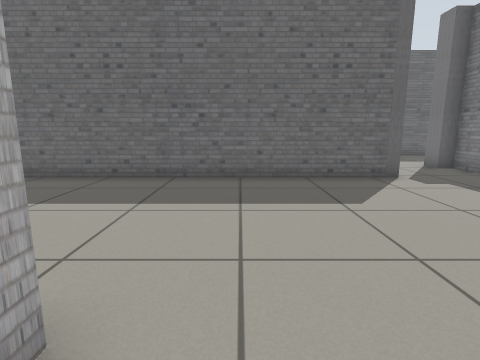
view 1 (above)

16 first-person views from a walk through a robot-simulator world made for Gazebo. The camera is 0.72 m above the floor, tilts 10° down and sees 80° across. The floor is counted in squares, 0.5 m on a side. Each view is taken from the middle of a square. On the plan, view 1 faces up. The plan holds only what a view shows up to about 14 squares ahead; the rest is blank. The place goes on beyond the plan.

view 2
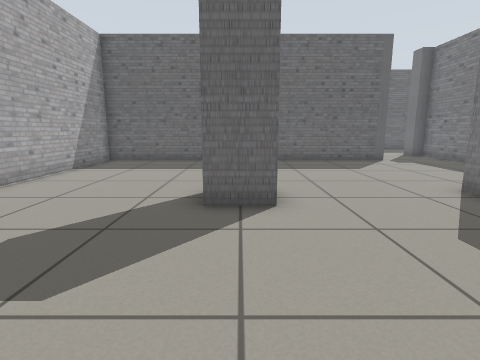

view 3
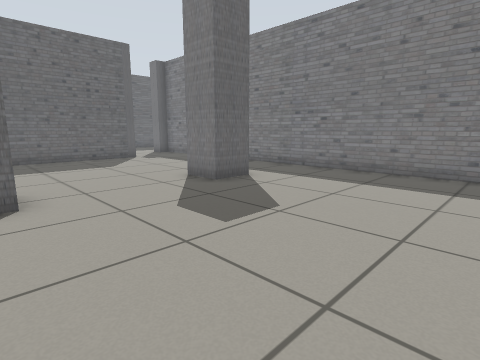

view 4
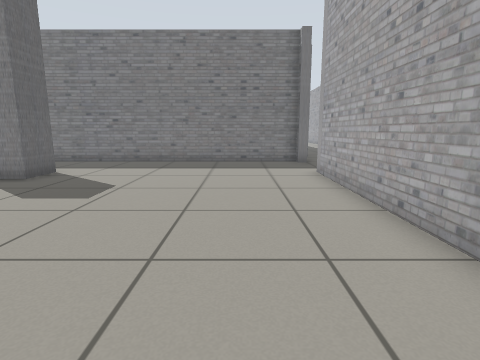

view 5
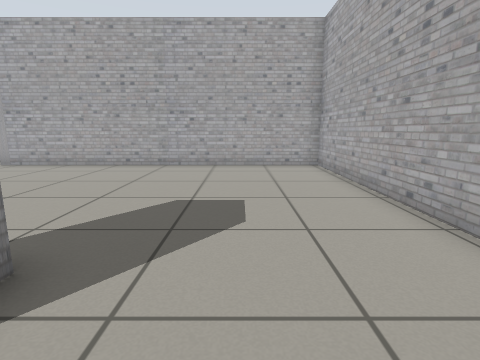

view 6
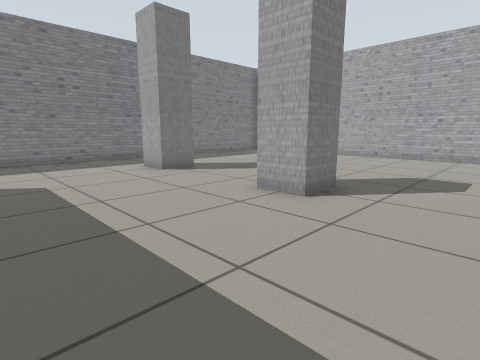

view 7
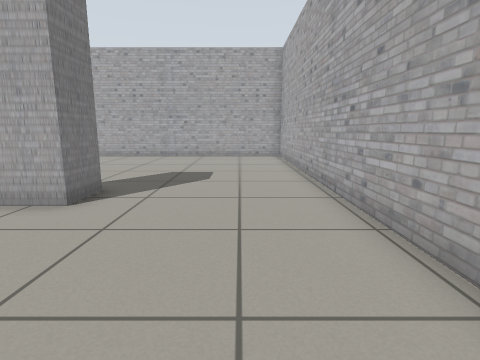

view 8
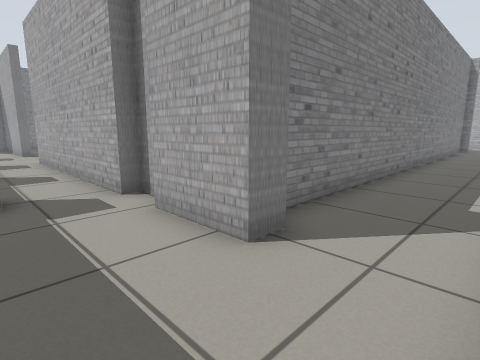

view 9
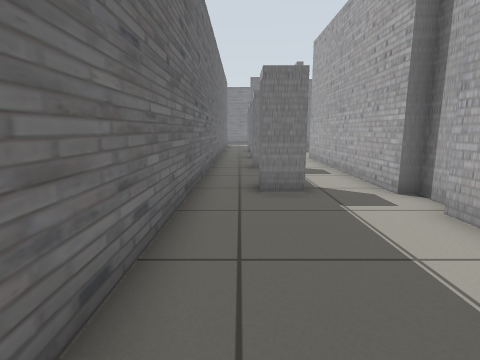

view 10
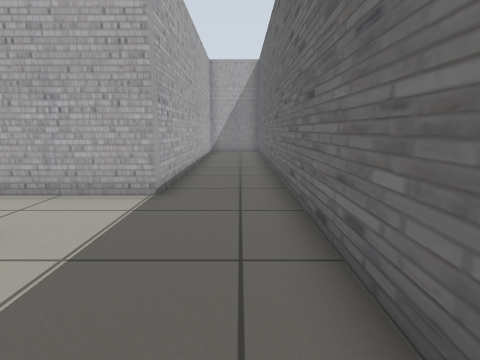

view 11
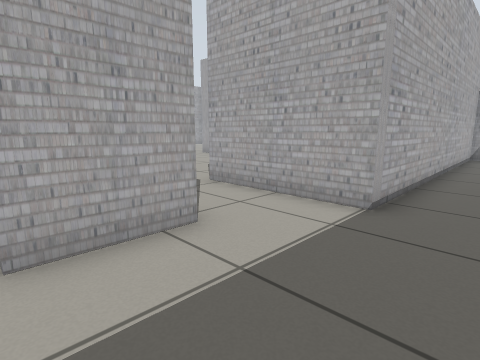

view 12
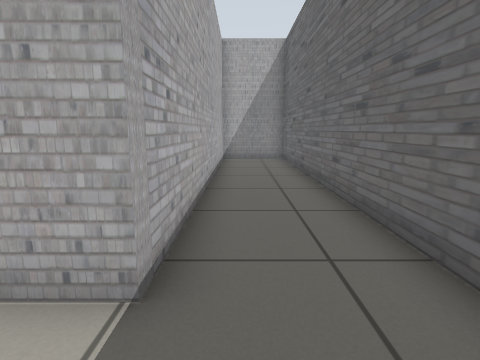

view 13
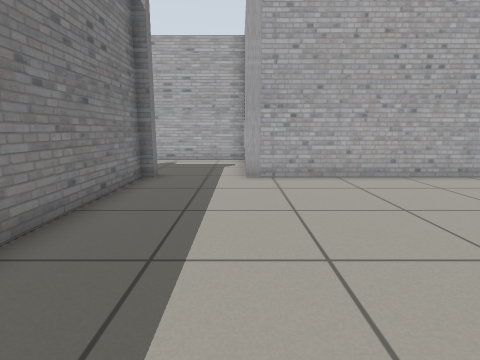

view 14
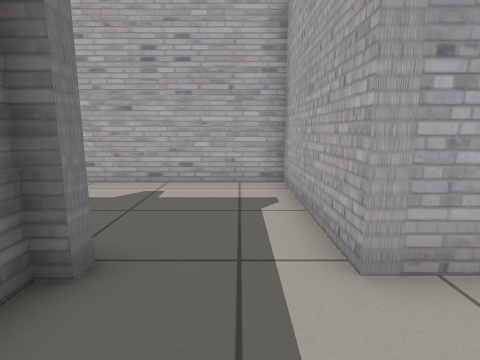

view 15
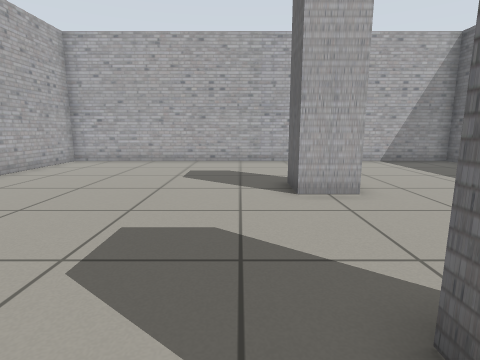

view 16
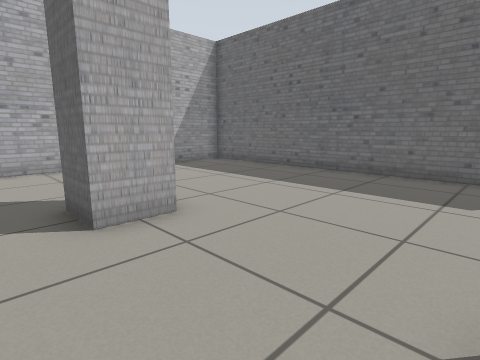

### Floor plan
Key: @ floor where view 1 was taken; # wall or solid block; . floor; P grey post.
Columns run from 8 left of view 1 to 17 right of it. Each row starts with its distance up from view 1.
 16  #########################
 15  #........................
 14  #..................PP..PP
 13  #############......P...P.
 12              #............
 11              #.PP# PP#####
 10              #..#
  9 ##############..#
  8 #...............#
  7 #...............#
  6 #...............#
  5 #...............#
  4 #...............#
  3 #...............#
  2 #.....P.....P...#
  1 #....P P...P P..#
  0 #.....P.@...P...#
 -1 #...............#
 -2 #...............#
 -3 #...............#
 -4 #...............#
 -5 #...............#
 -6 #...............#
 -7 #...............#
 -8 #...............#
 -9 ##############..#
-10              #...
-11              #....
-12              #....
-13              #.....
-14              ######

Positions as (right, up) in squares from view 1, and headings:
1: (0, 0), facing up
2: (-2, -5), facing up
3: (-2, -6), facing up-right
4: (-5, -6), facing right
5: (-5, 3), facing down
6: (-6, 7), facing down-right
7: (-6, 7), facing down
8: (5, 14), facing down-right
9: (5, 15), facing right
10: (11, 15), facing left
11: (10, 15), facing down-left
12: (7, 14), facing left
13: (5, 0), facing down
14: (6, -6), facing down
15: (5, -1), facing left
16: (3, -1), facing up-left
